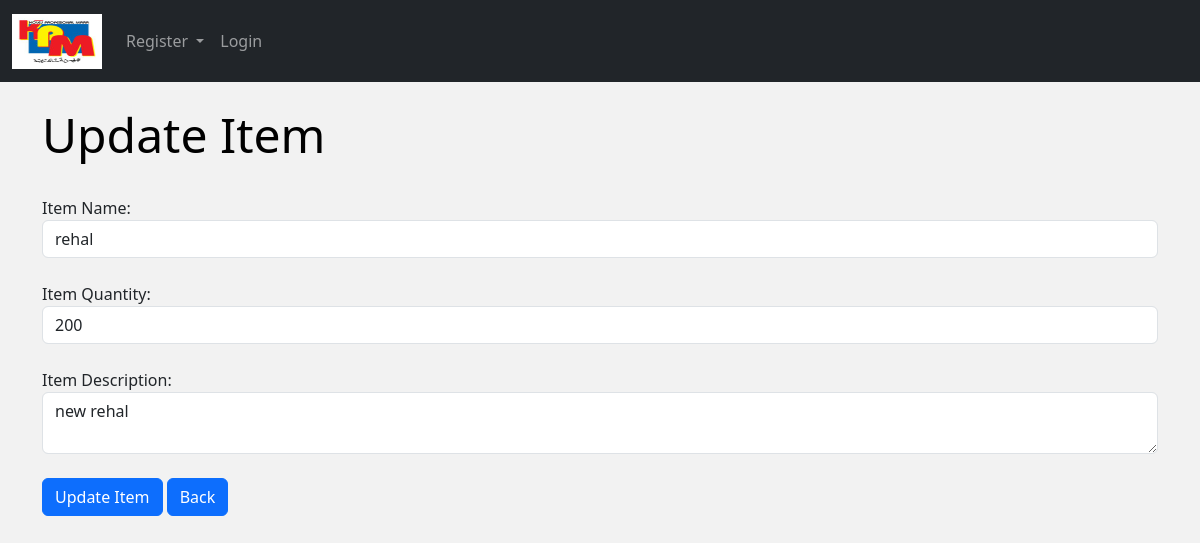
/updateorder/02, run on the app's committed database.
### Annur/models.py (models this page shows, shortened)
class Item(models.Model):
    Itemid = models.CharField(max_length = 6, primary_key = True)
    Itemname = models.TextField(max_length = 100)
    Itemquantity = models.IntegerField()
    Itemdescription = models.TextField(max_length = 100)

### Annur/views.py (the view)
# urls.py: path("updateorder/<str:Itemid>",views.update_item,name="update_item"),
def update_item(request,Itemid):
    data = Item.objects.get(Itemid = Itemid)
    dict = {
        'data':data
    }
    return render(request,"updateorder.html",dict)

### Annur/templates/updateorder.html (shortened to what this page needs)
{% extends 'base.html' %}
{% load static %}
{% block content %}
  <h1 style="color: black;">Update Item</h1>
  <form method="post" action="update_data/{{ data.Itemid }}">
    <div class="form-group">
      <br/>
      <label for="Itemname">Item Name:</label>
      <input type="text" class="form-control" id="Itemname" name="Itemname" value="{{ data.Itemname }}">
    </div>
    <br/>
    <div class="form-group">
      <label for="Itemquantity">Item Quantity:</label>
      <input type="text" class="form-control" id="Itemquantity" name="Itemquantity" value="{{ data.Itemquantity }}">
    </div>
    <br/>
    <div class="form-group">
      <label for="Itemdescription">Item Description:</label>
      <textarea class="form-control" id="Itemdescription" name="Itemdescription">{{ data.Itemdescription }}</textarea>
    </div>
    <br/>
    <button type="submit" class="btn btn-primary">Update Item</button>
    <a href="javascript:history.back()" class="btn btn-primary">Back</a>
  </form>
{% endblock %}

### Annur/static/style.css (style rules this page uses)
body { background-image: url('images/Coop1.jpg'); background-size: cover; background-position: center; }
h1 { font-size: 3em; margin-top: 0; }

### Annur/templates/base.html (style rules this page uses)
body { background-color: #F2F2F2; }

### data on the page
Item: Itemname "rehal", Itemquantity "200", Itemdescription "new rehal"
